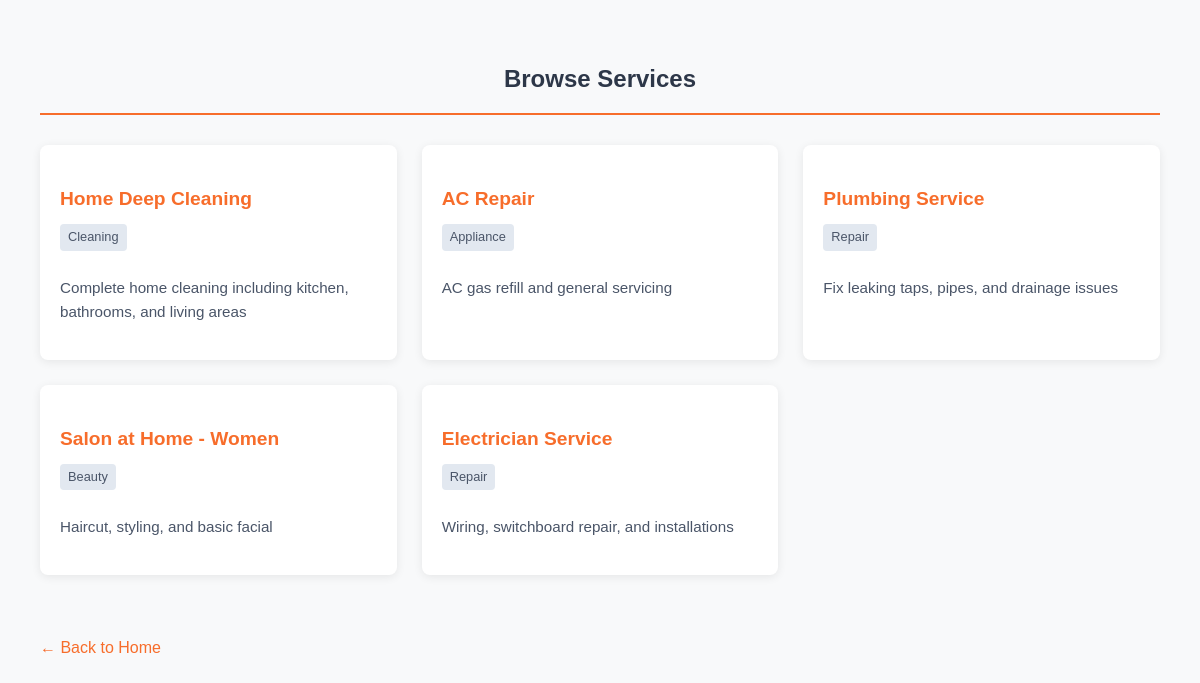
/services.php, run on the app's committed database.
### tables this page shows
CREATE TABLE IF NOT EXISTS services (
    id INT AUTO_INCREMENT PRIMARY KEY,
    name VARCHAR(100) NOT NULL,
    category VARCHAR(50) NOT NULL,
    description TEXT NOT NULL,
    base_price DECIMAL(10,2) NOT NULL,
    duration_minutes INT NOT NULL,
    image VARCHAR(255),
    created_at TIMESTAMP DEFAULT CURRENT_TIMESTAMP
);

### services.php (the view, shortened to what this page needs)
<?php
include 'db.php';
$result = $conn->query("SELECT * FROM services");
?>
<!DOCTYPE html>
<html lang="en">
<head>
</head>
<body>
    <div class="container">
        <h2>Browse Services</h2>
        <div class="services-list">
            <?php while ($row = $result->fetch_assoc()): ?>
                <div class="service-card">
                    <h3 class="service-name"><?= htmlspecialchars($row['name']) ?></h3>
                    <span class="service-category"><?= htmlspecialchars($row['category']) ?></span>
                    <p class="service-description"><?= htmlspecialchars($row['description']) ?></p>
                </div>
            <?php endwhile; ?>
        </div>
        <a href="index.php" class="back-link">← Back to Home</a>
    </div>
</body>
</html>

### services.php (style rules this page uses)
body { font-family: 'Arial', sans-serif; line-height: 1.6; color: #333; background-color: #f8f9fa; margin: 0; padding: 20px; }
.container { max-width: 1200px; margin: 0 auto; padding: 20px; }
h2 { color: #2d3748; text-align: center; margin-bottom: 30px; padding-bottom: 15px; border-bottom: 2px solid #f76d2b; }
.services-list { display: grid; grid-template-columns: repeat(auto-fill, minmax(300px, 1fr)); gap: 25px; margin-bottom: 40px; }
.service-card { background: white; border-radius: 8px; padding: 20px; box-shadow: 0 2px 10px rgba(0,0,0,0.08); transition: transform 0.3s ease, box-shadow 0.3s ease; }
.service-name { color: #f76d2b; font-size: 1.2rem; margin-bottom: 8px; }
.service-category { display: inline-block; background: #e2e8f0; color: #4a5568; padding: 3px 8px; border-radius: 4px; font-size: 0.8rem; margin-bottom: 10px; }
.service-description { color: #4a5568; font-size: 0.95rem; }
.back-link { display: inline-block; margin-top: 20px; color: #f76d2b; text-decoration: none; font-weight: 500; transition: color 0.3s; }

### data on the page
services: name "Home Deep Cleaning", category "Cleaning", description "Complete home cleaning including kitchen, bathrooms, and living areas"
services: name "AC Repair", category "Appliance", description "AC gas refill and general servicing"
services: name "Plumbing Service", category "Repair", description "Fix leaking taps, pipes, and drainage issues"
services: name "Salon at Home - Women", category "Beauty", description "Haircut, styling, and basic facial"
services: name "Electrician Service", category "Repair", description "Wiring, switchboard repair, and installations"
